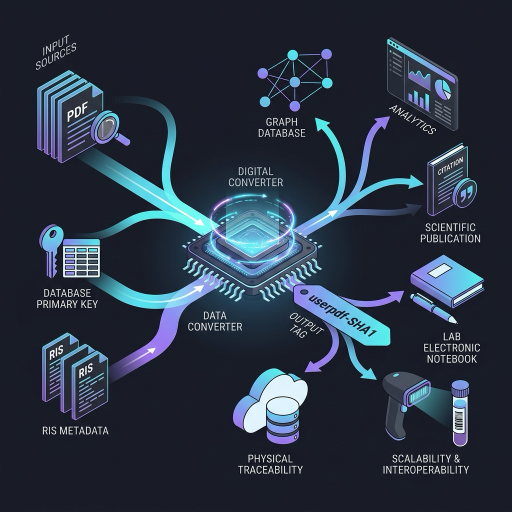
#> input picture antigravity_proposal/data_trace_id.png, 1024 x 1024 px (shown at 1/2 size)
$ python build_macos_app_icon.py --source ../antigravity_proposal/data_trace_id.png
#> lines starting #> are read from the running program, lines starting #| are printed output that depends on the picture
#> in build_icon_png, source is the input picture: PIL image 1024x1024 RGB; mean R, G, B 41.6, 52.5, 67.5
from __future__ import annotations

import argparse
import shutil
import subprocess
from pathlib import Path

from PIL import Image


ROOT = Path(__file__).resolve().parents[1]
DEFAULT_OUTPUT_DIR = ROOT / "packaging" / "pyinstaller"
DEFAULT_SOURCE = DEFAULT_OUTPUT_DIR / "lattice-icon-source.png"
ICONSET_SIZES = [
    (16, "icon_16x16.png"),
    (32, "icon_16x16@2x.png"),
    (32, "icon_32x32.png"),
    (64, "icon_32x32@2x.png"),
    (128, "icon_128x128.png"),
    (256, "icon_128x128@2x.png"),
    (256, "icon_256x256.png"),
    (512, "icon_256x256@2x.png"),
    (512, "icon_512x512.png"),
    (1024, "icon_512x512@2x.png"),
]


def _clamp(value: float) -> int:
    return max(0, min(255, round(value)))


def _estimate_background(image: Image.Image) -> tuple[int, int, int]:
    rgb = image.convert("RGB")
    width, height = rgb.size
#> width = 1024; height = 1024
    samples = [
        rgb.getpixel((8, 8)),
        rgb.getpixel((width - 9, 8)),
        rgb.getpixel((8, height - 9)),
        rgb.getpixel((width - 9, height - 9)),
    ]
#> samples = [(24, 28, 38), (24, 28, 38), (25, 27, 38), (24, 28, 38)]
    return tuple(round(sum(pixel[channel] for pixel in samples) / len(samples)) for channel in range(3))


def _remove_light_gallery_background(image: Image.Image) -> Image.Image:
    rgb = image.convert("RGB")
    bg = _estimate_background(rgb)
#> bg = (24, 28, 38)
    out = Image.new("RGBA", rgb.size)
#> out: PIL image 1024x1024 RGBA; every value is 0
    pixels: list[tuple[int, int, int, int]] = []

    source_pixels = rgb.get_flattened_data() if hasattr(rgb, "get_flattened_data") else rgb.getdata()
    for r, g, b in source_pixels:
        distance = max(abs(r - bg[0]), abs(g - bg[1]), abs(b - bg[2]))
        alpha = _clamp((distance - 8) * 7)
        if r > 170 and g > 170 and b > 170:
            alpha = 0
        if alpha == 0:
            pixels.append((0, 0, 0, 0))
            continue
        if alpha < 255:
            a = alpha / 255
            r = _clamp((r - bg[0] * (1 - a)) / a)
            g = _clamp((g - bg[1] * (1 - a)) / a)
            b = _clamp((b - bg[2] * (1 - a)) / a)
        pixels.append((r, g, b, alpha))
#> this loop made 1048576 passes
#> (r, g, b, distance) on passes 1 to 3: (24, 28, 38, 0), (24, 28, 38, 0), (25, 27, 40, 2)
#> after the loop, pixels = 1048576 items

    out.putdata(pixels)
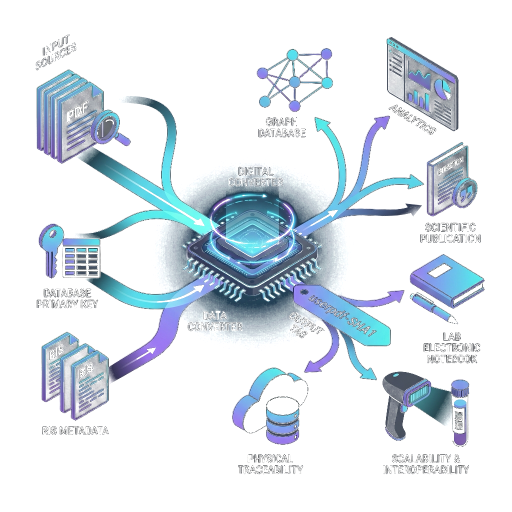
#> out: PIL image 1024x1024 RGBA (shown at 1/2 size); mean R, G, B, A 20.8, 31.2, 39.5, 49.6; transparent parts drawn white
    return out


def build_icon_png(source_path: Path = DEFAULT_SOURCE, size: int = 1024) -> Image.Image:
    if not source_path.exists():
        raise FileNotFoundError(f"Missing icon source image: {source_path}")
    source = Image.open(source_path)
    icon = _remove_light_gallery_background(source)
    return icon.resize((size, size), Image.Resampling.LANCZOS)


def build_icon(output_dir: Path = DEFAULT_OUTPUT_DIR, source_path: Path = DEFAULT_SOURCE) -> tuple[Path, Path]:
    output_dir.mkdir(parents=True, exist_ok=True)
    source_png = output_dir / "lattice-icon.png"
    icns_path = output_dir / "lattice.icns"
    iconset_dir = output_dir / "lattice.iconset"

    source = build_icon_png(source_path)
    source.save(source_png)

    if iconset_dir.exists():
        shutil.rmtree(iconset_dir)
    iconset_dir.mkdir()
    for size, filename in ICONSET_SIZES:
        resized = source.resize((size, size), Image.Resampling.LANCZOS)
        resized.save(iconset_dir / filename)
#> this loop made 10 passes
#> pass 1, in build_icon, `resized = source.resize((size, size), Image.Resampling.LANCZOS)`:
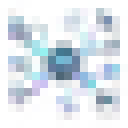
#> resized: PIL image 16x16 RGBA (shown 8 times larger); mean R, G, B, A 61.5, 88.2, 107.1, 51.5; transparent parts drawn white
#> pass 2, in build_icon, `resized = source.resize((size, size), Image.Resampling.LANCZOS)`:
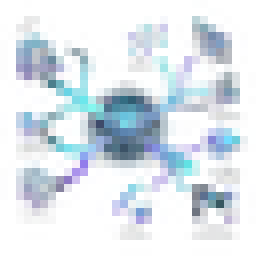
#> resized: PIL image 32x32 RGBA (shown 8 times larger); mean R, G, B, A 52.8, 73.5, 92.1, 51.3; transparent parts drawn white

    subprocess.run(["iconutil", "-c", "icns", str(iconset_dir), "-o", str(icns_path)], check=True)
#> (this line was passed over: subprocess is not available in this run)
    shutil.rmtree(iconset_dir)
    return source_png, icns_path


def main() -> int:
    parser = argparse.ArgumentParser(description="Build the macOS app icon assets for Lattice.")
    parser.add_argument("--output-dir", default=str(DEFAULT_OUTPUT_DIR), help="Directory for PNG and ICNS outputs.")
    parser.add_argument("--source", default=str(DEFAULT_SOURCE), help="Generated source image to convert into app icons.")
    args = parser.parse_args()
    source_png, icns_path = build_icon(Path(args.output_dir), Path(args.source))
    print(f"source_png={source_png}")
    print(f"icns={icns_path}")
    return 0


if __name__ == "__main__":
    raise SystemExit(main())
#> (the program exits here)

$ run again, on frontend/e2e/visual-backend.backend.spec.ts-snapshots/backend-desktop-image-evidence-detail-darwin.png
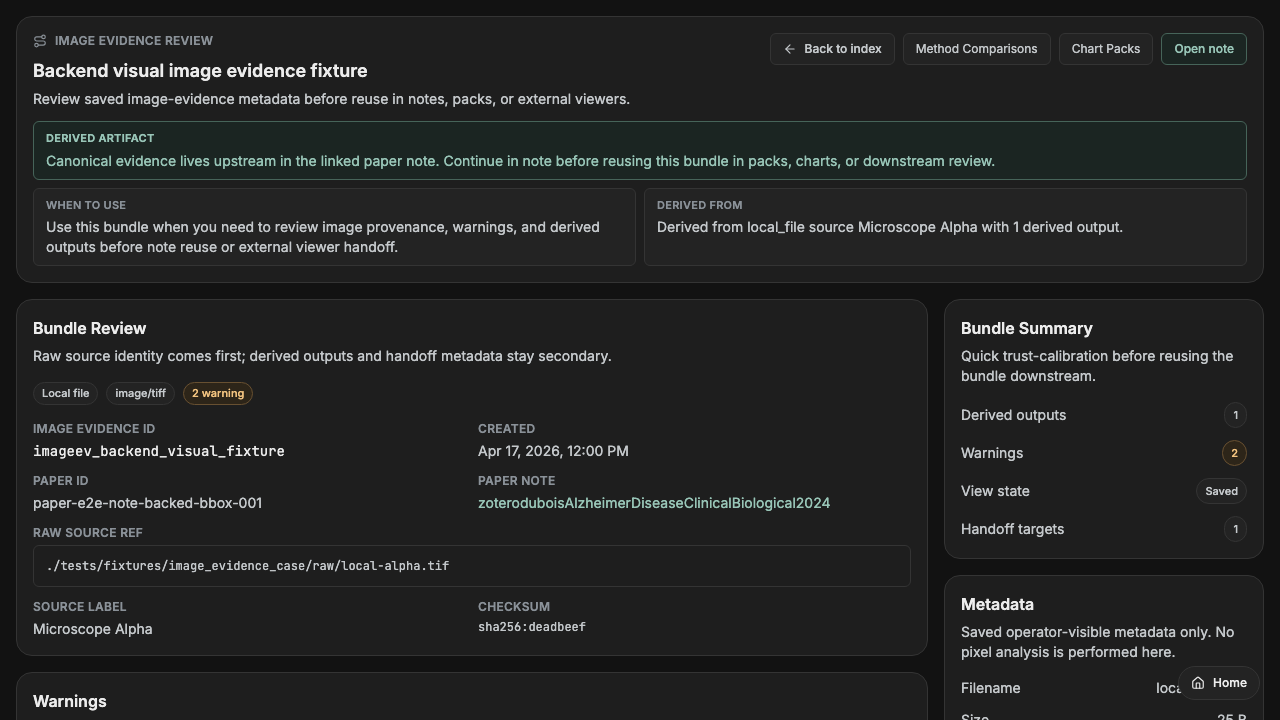
#> input picture frontend/e2e/visual-backend.backend.spec.ts-snapshots/backend-desktop-image-evidence-detail-darwin.png, 1280 x 720 px
#> in build_icon_png, source is the input picture: PIL image 1280x720 RGB; mean R, G, B 35.8, 37, 36.7
#> samples = [(18, 18, 18), (18, 18, 18), (18, 18, 18), (18, 18, 18)]
#> bg = (18, 18, 18)
#> after the loop in _remove_light_gallery_background, `for r, g, b in source_pixels:`: pixels = 921600 items
#> in _remove_light_gallery_background, `out.putdata(pixels)`:
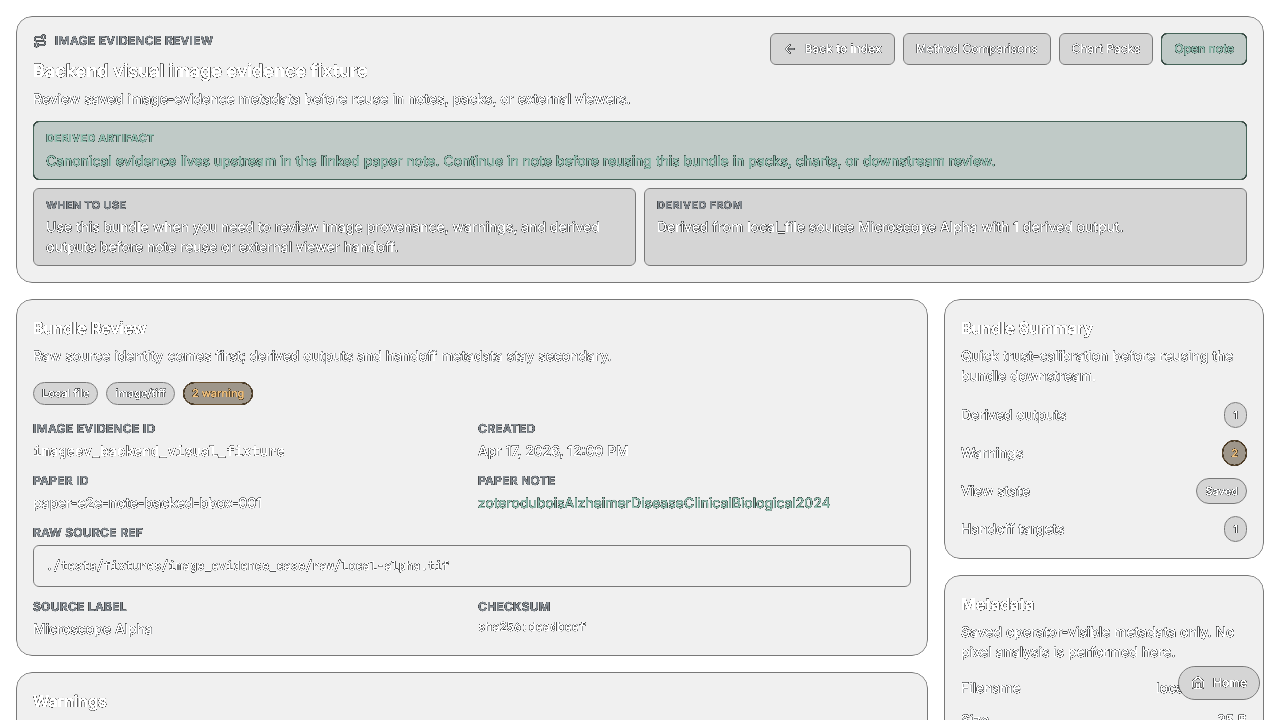
#> out: PIL image 1280x720 RGBA; mean R, G, B, A 100.3, 103.1, 102.3, 42.6; transparent parts drawn white
#> the loop in build_icon, `for size, filename in ICONSET_SIZES:` made 10 passes
#> pass 2, in build_icon, `resized = source.resize((size, size), Image.Resampling.LANCZOS)`:
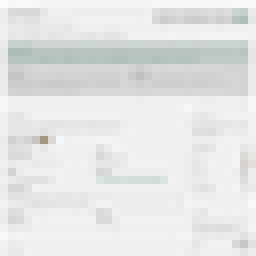
#> resized: PIL image 32x32 RGBA (shown 8 times larger); mean R, G, B, A 108.5, 111.8, 110.9, 43; transparent parts drawn white

$ run again, on frontend/e2e/visual-backend.backend.spec.ts-snapshots/backend-desktop-image-evidence-detail-linux.png
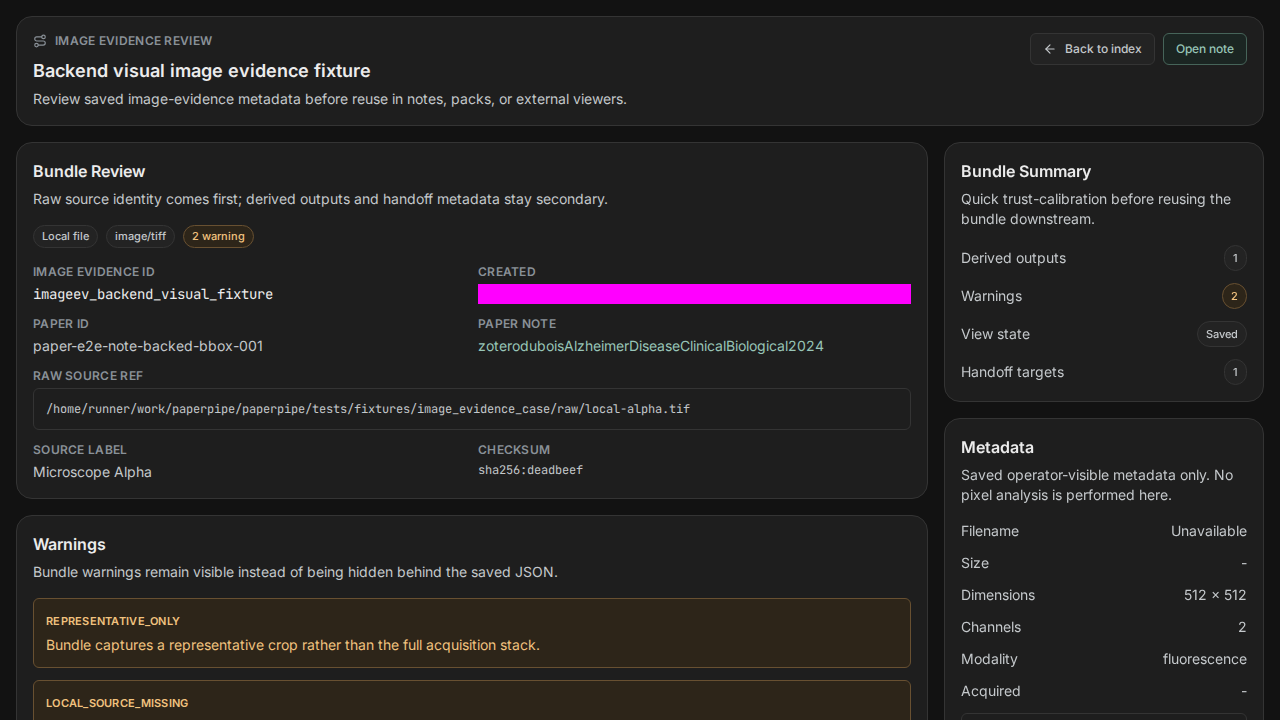
#> input picture frontend/e2e/visual-backend.backend.spec.ts-snapshots/backend-desktop-image-evidence-detail-linux.png, 1280 x 720 px
#> in build_icon_png, source is the input picture: PIL image 1280x720 RGB; mean R, G, B 37.7, 34.5, 35.4
#> samples = [(18, 18, 18), (18, 18, 18), (18, 18, 18), (18, 18, 18)]
#> bg = (18, 18, 18)
#> after the loop in _remove_light_gallery_background, `for r, g, b in source_pixels:`: pixels = 921600 items
#> in _remove_light_gallery_background, `out.putdata(pixels)`:
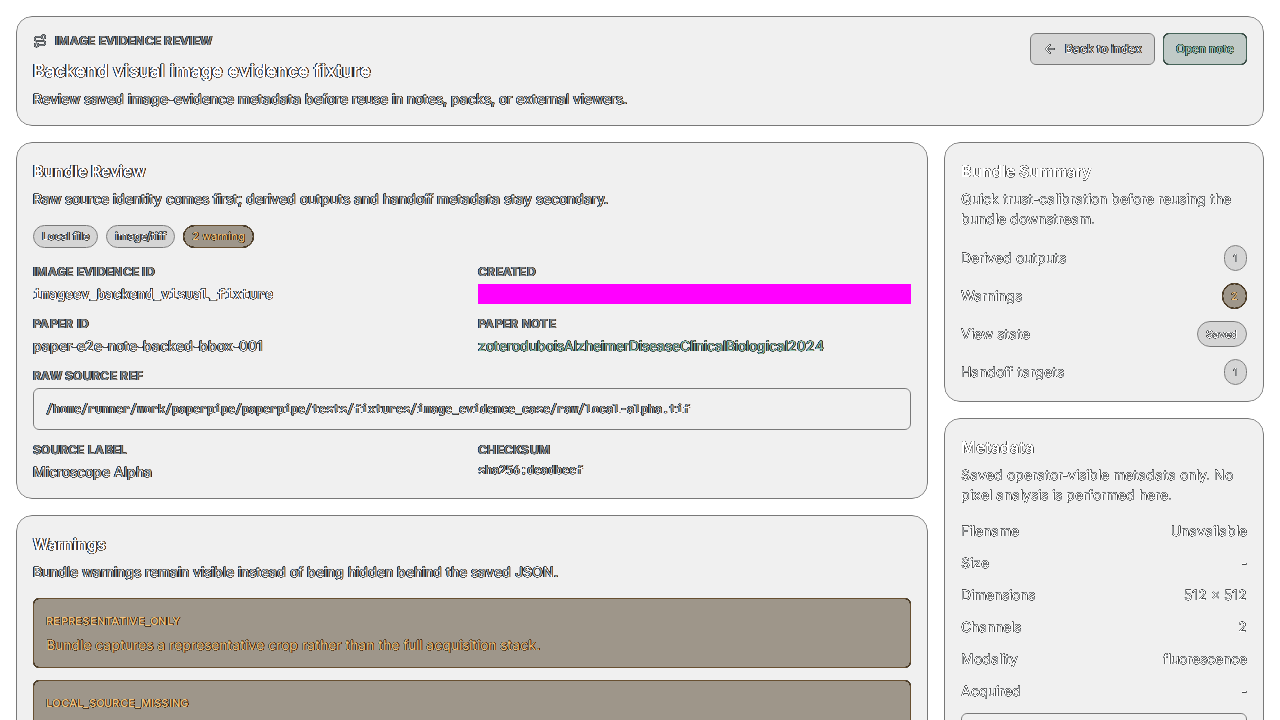
#> out: PIL image 1280x720 RGBA; mean R, G, B, A 106.5, 102.5, 102.3, 50.6; transparent parts drawn white
#> the loop in build_icon, `for size, filename in ICONSET_SIZES:` made 10 passes
#> pass 2, in build_icon, `resized = source.resize((size, size), Image.Resampling.LANCZOS)`:
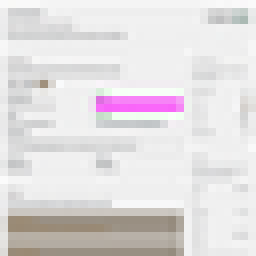
#> resized: PIL image 32x32 RGBA (shown 8 times larger); mean R, G, B, A 111.7, 109.3, 106.9, 50.7; transparent parts drawn white
